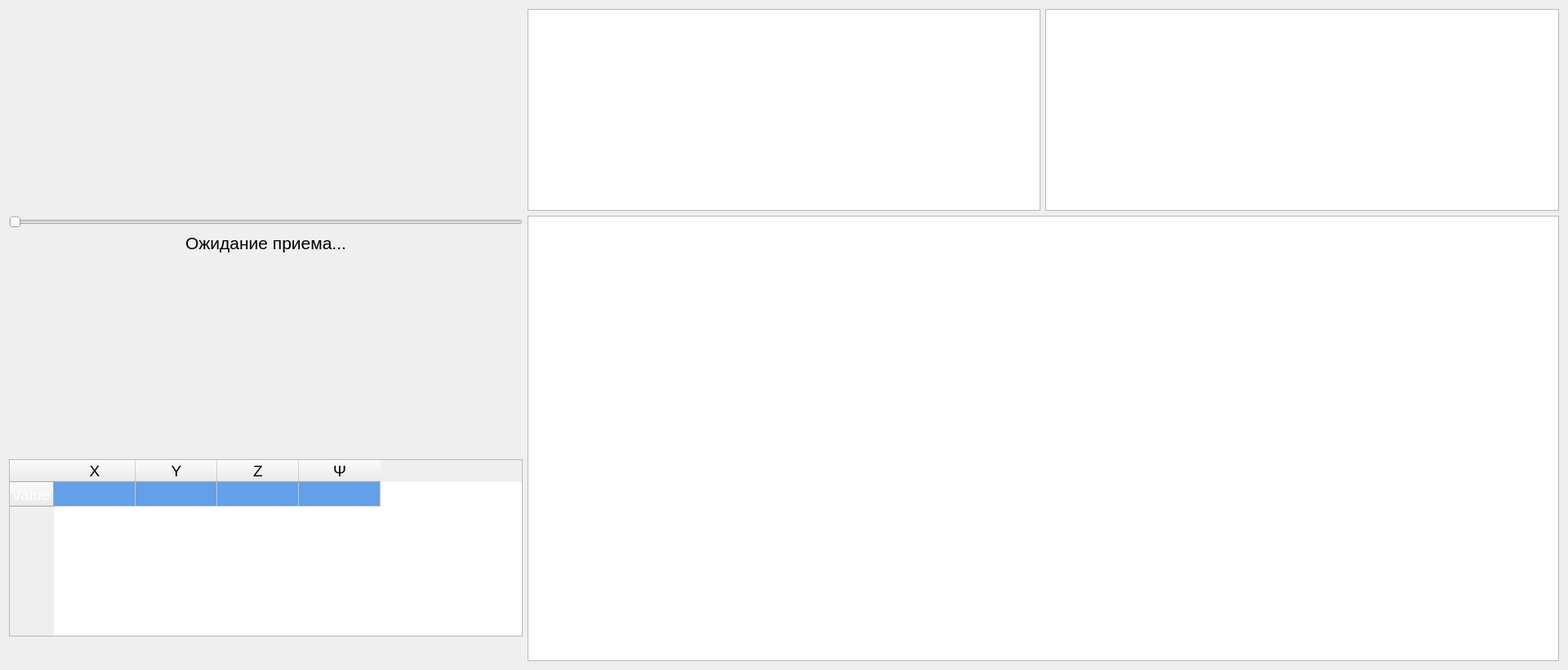
<?xml version="1.0" encoding="UTF-8"?>
<ui version="4.0">
 <class>Widget</class>
 <widget class="QWidget" name="Widget">
  <property name="geometry">
   <rect>
    <x>0</x>
    <y>0</y>
    <width>1920</width>
    <height>820</height>
   </rect>
  </property>
  <property name="maximumSize">
   <size>
    <width>5000</width>
    <height>5000</height>
   </size>
  </property>
  <property name="windowTitle">
   <string>Widget</string>
  </property>
  <property name="styleSheet">
   <string notr="true"/>
  </property>
  <layout class="QGridLayout" name="gridLayout">
   <item row="0" column="2">
    <widget class="QGraphicsView" name="rollView">
     <property name="sizePolicy">
      <sizepolicy hsizetype="Preferred" vsizetype="Preferred">
       <horstretch>0</horstretch>
       <verstretch>0</verstretch>
      </sizepolicy>
     </property>
    </widget>
   </item>
   <item row="1" column="1" rowspan="4" colspan="2">
    <widget class="QGraphicsView" name="pos3D">
     <property name="sizePolicy">
      <sizepolicy hsizetype="Minimum" vsizetype="Minimum">
       <horstretch>0</horstretch>
       <verstretch>0</verstretch>
      </sizepolicy>
     </property>
    </widget>
   </item>
   <item row="1" column="0">
    <widget class="QSlider" name="horizontalSlider">
     <property name="sizePolicy">
      <sizepolicy hsizetype="Minimum" vsizetype="Fixed">
       <horstretch>0</horstretch>
       <verstretch>0</verstretch>
      </sizepolicy>
     </property>
     <property name="maximum">
      <number>100</number>
     </property>
     <property name="pageStep">
      <number>1</number>
     </property>
     <property name="orientation">
      <enum>Qt::Horizontal</enum>
     </property>
     <property name="tickPosition">
      <enum>QSlider::NoTicks</enum>
     </property>
    </widget>
   </item>
   <item row="0" column="1">
    <widget class="QGraphicsView" name="pitchView">
     <property name="sizePolicy">
      <sizepolicy hsizetype="Preferred" vsizetype="Preferred">
       <horstretch>0</horstretch>
       <verstretch>0</verstretch>
      </sizepolicy>
     </property>
    </widget>
   </item>
   <item row="4" column="0">
    <layout class="QVBoxLayout" name="verticalLayout">
     <property name="spacing">
      <number>8</number>
     </property>
     <property name="sizeConstraint">
      <enum>QLayout::SetDefaultConstraint</enum>
     </property>
     <item>
      <widget class="QTableWidget" name="tableWidget">
       <property name="sizePolicy">
        <sizepolicy hsizetype="Minimum" vsizetype="Preferred">
         <horstretch>0</horstretch>
         <verstretch>0</verstretch>
        </sizepolicy>
       </property>
       <row>
        <property name="text">
         <string>Value</string>
        </property>
        <property name="font">
         <font>
          <pointsize>14</pointsize>
         </font>
        </property>
        <property name="background">
         <color>
          <red>26</red>
          <green>95</green>
          <blue>180</blue>
         </color>
        </property>
        <property name="foreground">
         <brush brushstyle="SolidPattern">
          <color alpha="255">
           <red>255</red>
           <green>255</green>
           <blue>255</blue>
          </color>
         </brush>
        </property>
       </row>
       <column>
        <property name="text">
         <string>X</string>
        </property>
        <property name="font">
         <font>
          <pointsize>14</pointsize>
         </font>
        </property>
        <property name="background">
         <color>
          <red>26</red>
          <green>95</green>
          <blue>180</blue>
         </color>
        </property>
       </column>
       <column>
        <property name="text">
         <string>Y</string>
        </property>
        <property name="font">
         <font>
          <pointsize>14</pointsize>
         </font>
        </property>
        <property name="background">
         <color>
          <red>26</red>
          <green>95</green>
          <blue>180</blue>
         </color>
        </property>
       </column>
       <column>
        <property name="text">
         <string>Z</string>
        </property>
        <property name="font">
         <font>
          <pointsize>14</pointsize>
         </font>
        </property>
        <property name="background">
         <color>
          <red>26</red>
          <green>95</green>
          <blue>180</blue>
         </color>
        </property>
       </column>
       <column>
        <property name="text">
         <string>Ψ</string>
        </property>
        <property name="font">
         <font>
          <pointsize>14</pointsize>
         </font>
        </property>
        <property name="background">
         <color>
          <red>26</red>
          <green>95</green>
          <blue>180</blue>
         </color>
        </property>
       </column>
       <item row="0" column="0">
        <property name="text">
         <string/>
        </property>
        <property name="background">
         <brush brushstyle="SolidPattern">
          <color alpha="255">
           <red>98</red>
           <green>160</green>
           <blue>234</blue>
          </color>
         </brush>
        </property>
        <property name="foreground">
         <brush brushstyle="NoBrush">
          <color alpha="255">
           <red>0</red>
           <green>0</green>
           <blue>0</blue>
          </color>
         </brush>
        </property>
       </item>
       <item row="0" column="1">
        <property name="text">
         <string/>
        </property>
        <property name="background">
         <brush brushstyle="SolidPattern">
          <color alpha="255">
           <red>98</red>
           <green>160</green>
           <blue>234</blue>
          </color>
         </brush>
        </property>
       </item>
       <item row="0" column="2">
        <property name="text">
         <string/>
        </property>
        <property name="background">
         <brush brushstyle="SolidPattern">
          <color alpha="255">
           <red>98</red>
           <green>160</green>
           <blue>234</blue>
          </color>
         </brush>
        </property>
       </item>
       <item row="0" column="3">
        <property name="text">
         <string/>
        </property>
        <property name="background">
         <brush brushstyle="SolidPattern">
          <color alpha="255">
           <red>98</red>
           <green>160</green>
           <blue>234</blue>
          </color>
         </brush>
        </property>
       </item>
      </widget>
     </item>
     <item>
      <layout class="QHBoxLayout" name="horizontalLayout_4">
       <item>
        <spacer name="verticalSpacer">
         <property name="orientation">
          <enum>Qt::Vertical</enum>
         </property>
         <property name="sizeType">
          <enum>QSizePolicy::Preferred</enum>
         </property>
         <property name="sizeHint" stdset="0">
          <size>
           <width>10</width>
           <height>30</height>
          </size>
         </property>
        </spacer>
       </item>
      </layout>
     </item>
    </layout>
   </item>
   <item row="3" column="0">
    <layout class="QVBoxLayout" name="verticalLayout_2"/>
   </item>
   <item row="2" column="0">
    <widget class="QLabel" name="label">
     <property name="sizePolicy">
      <sizepolicy hsizetype="Preferred" vsizetype="Maximum">
       <horstretch>0</horstretch>
       <verstretch>0</verstretch>
      </sizepolicy>
     </property>
     <property name="font">
      <font>
       <pointsize>16</pointsize>
      </font>
     </property>
     <property name="text">
      <string>Ожидание приема...</string>
     </property>
     <property name="alignment">
      <set>Qt::AlignCenter</set>
     </property>
    </widget>
   </item>
   <item row="0" column="0">
    <widget class="QLabel" name="Video">
     <property name="text">
      <string/>
     </property>
    </widget>
   </item>
  </layout>
 </widget>
 <resources/>
 <connections/>
</ui>
